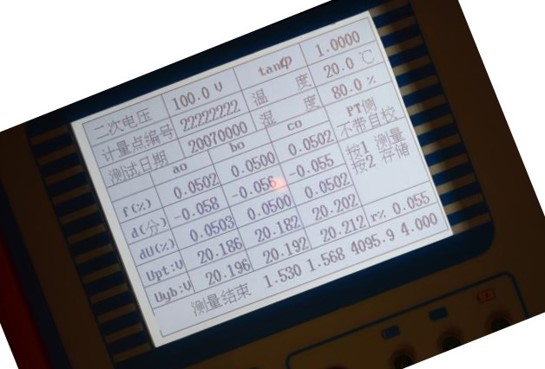
#> input picture PYTHON/SE/a.jpg, 545 x 369 px
$ python SE.py
#> lines starting #> are read from the running program, lines starting #| are printed output that depends on the picture
import cv2

# 读取图像
img = cv2.imread('a.jpg')
#> img is the input picture: shape (369, 545, 3); mean B, G, R 130, 127.6, 129.5
cv2.imshow('img', img)
# cv2.imwrite('x.jpg',img)

# 转换为灰度图
gray = cv2.cvtColor(img, cv2.COLOR_BGR2GRAY)
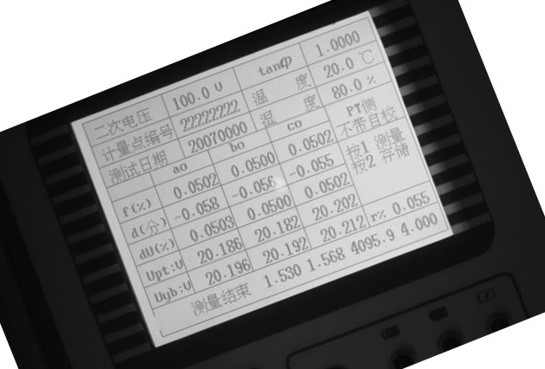
#> gray: shape (369, 545); min 0, max 255, mean 128.4
cv2.imshow('gray_img', gray)

# Canny算子求边界
caimg = cv2.Canny(gray, 200, 300)
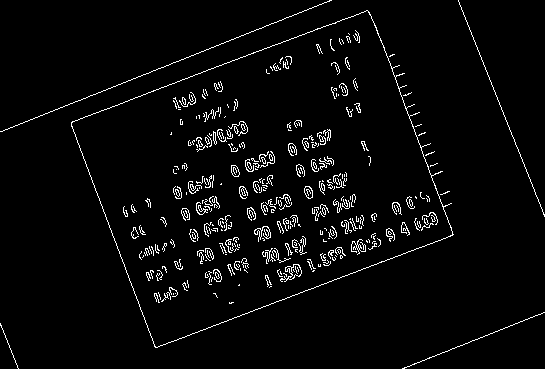
#> caimg: shape (369, 545); 3.5% white in thin lines or dots
cv2.imshow('Canny', caimg)

# 旋转图像
(h, w) = caimg.shape[:2]
#> h = 369; w = 545
center = (w // 2, h // 2)
#> center = (272, 184)
M = cv2.getRotationMatrix2D(center, -20.5, 1)
rotated_ca = cv2.warpAffine(caimg, M, (w, h))
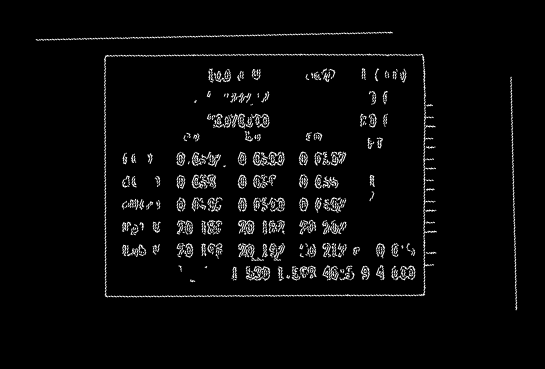
#> rotated_ca: shape (369, 545); min 0, max 255, mean 8.7
cv2.imshow('rotate_Canny', rotated_ca)
(h, w) = img.shape[:2]
center = (w // 2, h // 2)
M = cv2.getRotationMatrix2D(center, -20.5, 1)
rotated_img = cv2.warpAffine(img, M, (w, h))
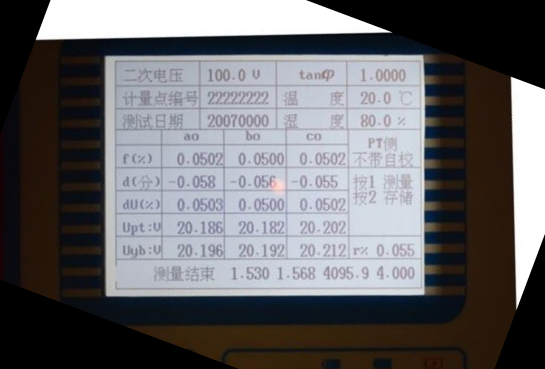
#> rotated_img: shape (369, 545, 3); mean B, G, R 106.1, 103.2, 104
cv2.imshow('rotate', rotated_img)

cv2.waitKey()
